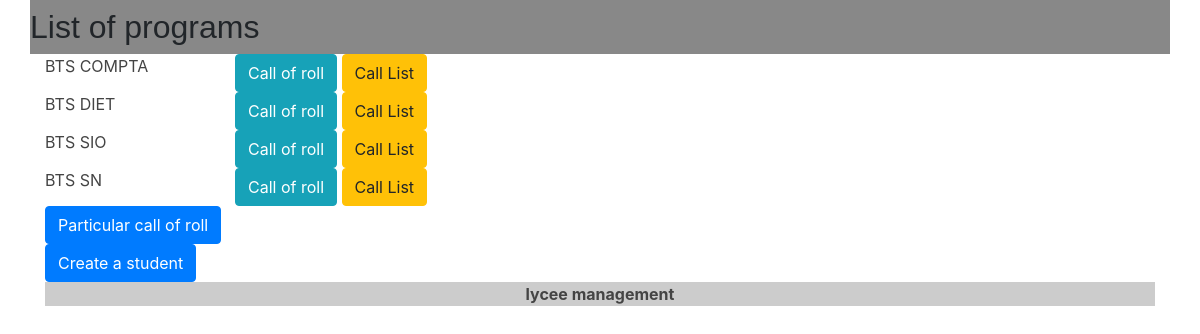
The app's page /lycee/ with its own data.
### lycee/models.py (models this page shows, shortened)
class Cursus(models.Model):
  name = models.CharField(
    max_length=50,
    blank=False,
    null=True,
    default='aucun'
  )
  year_from_bac = models.SmallIntegerField(
    help_text ="year since le bac",
    verbose_name="year",
    blank=False,
    null=True,
    default=0
  )
  scholar_year = models.CharField(
    max_length=9,
    blank=False,
    null=True,
    default='0000-00001'
  )

### lycee/views.py (the view)
# urls.py: path('lycee/', views.index, name="index"),
def index(request):
  result_list = Cursus.objects.order_by('name')
  template = loader.get_template('lycee/index.html')
  context = {
    'liste' : result_list,
  }
  return HttpResponse(template.render(context,request))

### lycee/templates/lycee/index.html
{% extends 'master.html' %}
{% load static %}
{% if liste %}
  {% block title %}
    <h2>List of programs</h2>
  {% endblock %}
  {% block content %}
    <div class='container'>
      {% for cursus in liste %}
        <div class="row">
          <div class = "col-sm-2">
            <a href={% url 'detail_cursus' cursus.id %}>{{cursus.name}}</a>
          </div>
          <div class = "col-sm-4">
            <a href={% url 'call_of_roll' cursus.id %}><button class='button radius btn btn-info left'>Call of roll</button></a>
            <a href={% url 'call_list_cursus' cursus.id %}><button class='button radius btn btn-warning left'>Call List</button></a>
          </div>
        </div>
      {% endfor %}
      <div>
        <a href={% url 'particular_call_of_roll' %}><button class='button radius btn btn-primary left'>Particular call of roll</button></a>
      </div>
      <div>
        <a href={% url 'create_student' %}><button class='button radius btn btn-primary left'>Create a student</button></a>
      </div>
    </div>
  {% endblock %}
{% else %}
  <p> No cursus to show</p>
{% endif %}

### lycee/static/lycee/style.css (style rules this page uses)
a { color : #444444; }
html { position: relative; min-height: 100%; }

### records on screen
Cursus: name "BTS COMPTA"
Cursus: name "BTS DIET"
Cursus: name "BTS SIO"
Cursus: name "BTS SN"
